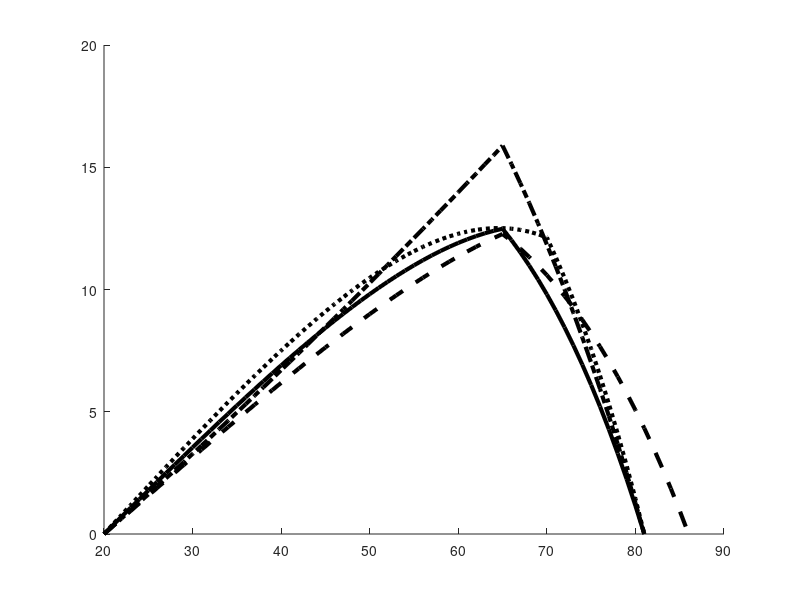

MATLAB code to generate this figure: (Note: this script raises an error after producing the figure.)

clear all; clc; close all;


ind=1; % GENERATE COMPARISON FIGURES
if ind==1
    
    a1=load('asset_1.txt');
    a2=load('asset_2.txt');
    a3=load('asset_3.txt');
    a4=load('asset_4.txt');

    c1=load('cons_1.txt');
    c2=load('cons_2.txt');
    c3=load('cons_3.txt');
    c4=load('cons_4.txt');
    
    norm=c1(1);

    ageA1=20:81;
    ageA2=20:86;
    
    
    ageC1=20:80;
    ageC2=20:85;


    minJ=20;
    maxJ=80;

    figure(3)
    hold on
    plot(ageA1,a1/norm,'-k', 'LineWidth',3)
    plot(ageA1,a2/norm,'-.k','LineWidth',3)
    plot(ageA1,a3/norm,':k', 'LineWidth',3)
    plot(ageA2,a4/norm,'--k', 'LineWidth',3)
    hold off
    legend('ベースライン','シナリオ 1','シナリオ 2','シナリオ 3','Location','NW')
    %legend('Baseline','Scenario 1','Scenario 2','Scenario 3','Location','NW')
    %title('Asset : a_{j}')
    xlim([minJ 86])
    xlabel('年齢')
    %ylim([0 12])
    grid on 
    box on 
    set(gca,'Fontsize',14,'FontName','Times New Roman');
    saveas(gcf,'fig_a_all.eps','epsc2')
    
    figure(4)
    hold on
    plot(ageC1,c1/norm,'- k', 'LineWidth',3)
    plot(ageC1,c2/norm,'-. k','LineWidth',3)
    plot(ageC1,c3/norm,': k', 'LineWidth',3)
    plot(ageC2,c4/norm,'-- k', 'LineWidth',3)
    hold off
    legend('ベースライン','シナリオ 1','シナリオ 2','シナリオ 3','Location','NW')
    %legend('Baseline','Scenario 1','Scenario 2','Scenario 3','Location','NW')
    %title('Asset : a_{j}')
    xlim([minJ 86])
    xlabel('年齢')
    %ylim([0 12])
    grid on 
    box on 
    set(gca,'Fontsize',14,'FontName','Times New Roman');
    saveas(gcf,'fig_c_all.eps','epsc2')
    
end